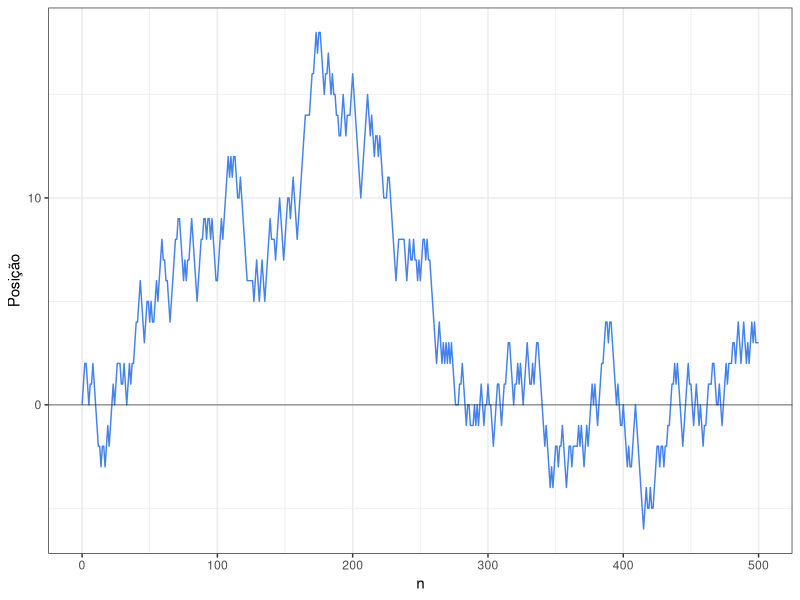

Source code (R):
## ---- chunk 1
# Ruina do jogador
set.seed(75898)
start <- 20 # capital inicial
d <- 60
p <- 0.5
gain <- start
vec <- c(start)
cont <- 0
while (0 < gain && gain < d) {
    cont <- cont + 1
    gain <- gain + sample(c(-1, 1), size = 1, prob = c(1 - p, p))
    vec <- c(vec, gain)
}
## ---- chunk 2
# Passeio aleatório simples
set.seed(75898)
pos <- 0 # posição inicial
p <- 0.4
q <- 0.4
r <- 0.2
stopifnot(p + q + r == 1)
vec <- c(pos)
cont <- 0
while (cont < 500) {
    cont <- cont + 1
    pos <- pos + sample(c(1, -1, 0), size = 1, prob = c(p, q, r))
    vec <- c(vec, pos)
}
## ---- chunk 3
#| echo: false
library(ggplot2)
data.frame(n = 0:cont, Posição = vec) |> 
    ggplot(aes(x = n, y = Posição)) +
    geom_line(color = "#4582ec") +
    geom_abline(slope = 0, intercept = 0, color = "#00000060") +
    theme_bw()
